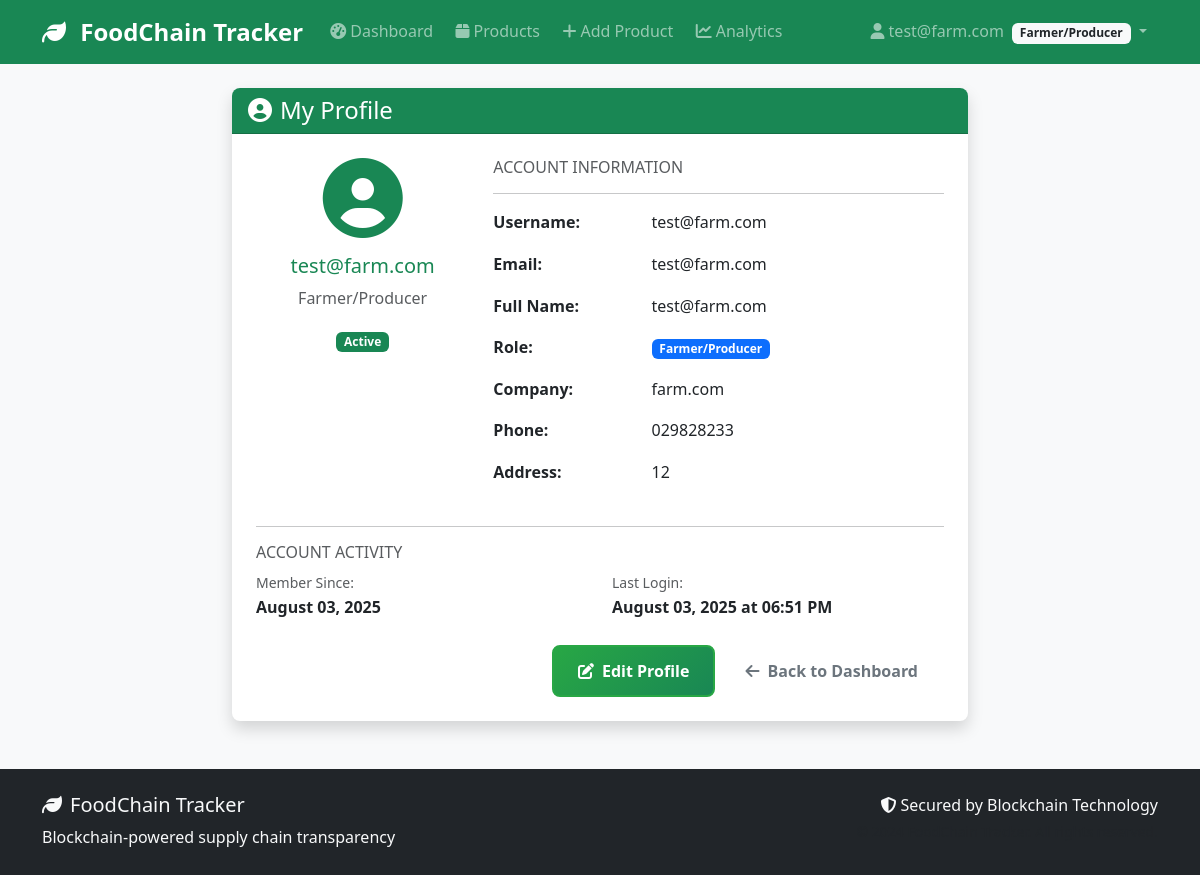
The page /auth/profile (signed in) on the database as committed earlier.
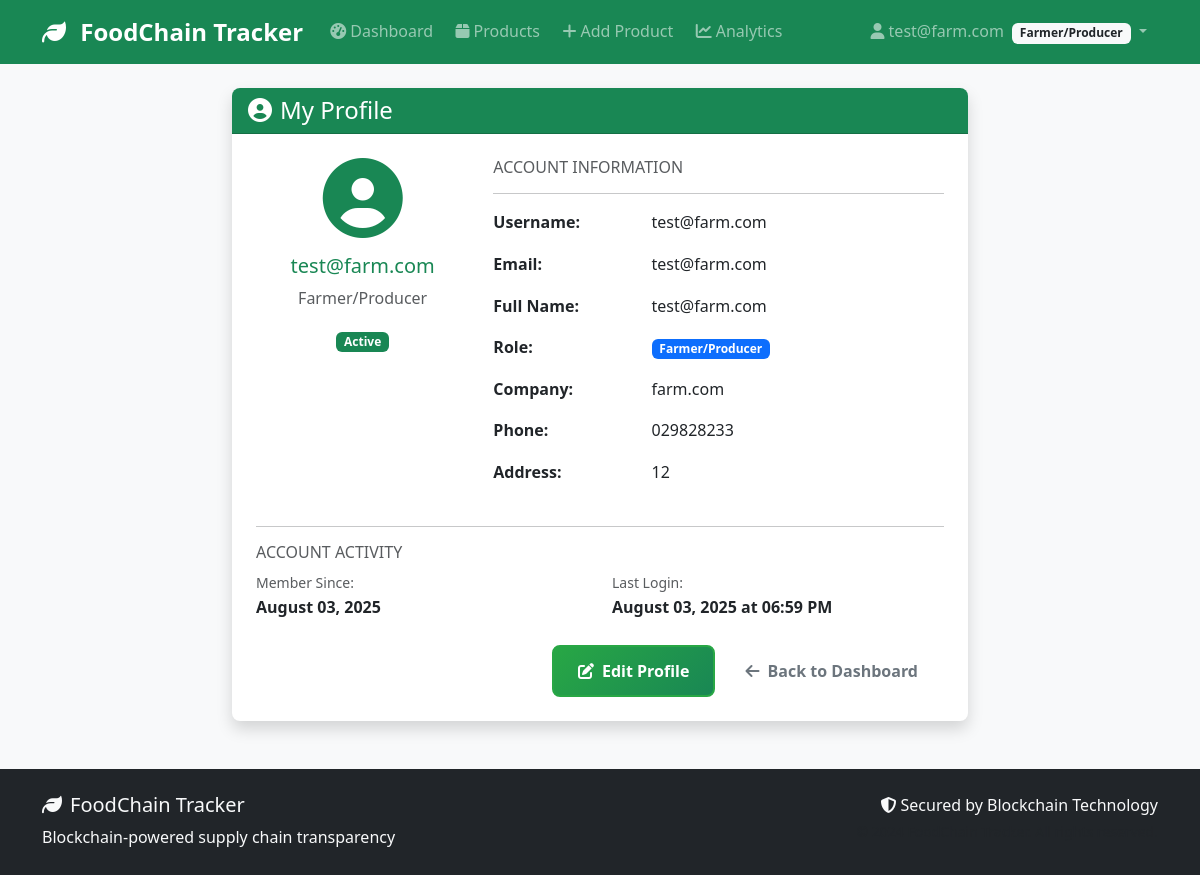
The same page on the database as committed later.
### models/user.py (models this page shows, shortened)
class User(UserMixin, db.Model):
    __tablename__ = 'users'
    id = db.Column(db.Integer, primary_key=True)
    username = db.Column(db.String(80), unique=True, nullable=False)
    email = db.Column(db.String(120), unique=True, nullable=False)
    password_hash = db.Column(db.String(200), nullable=False)
    full_name = db.Column(db.String(100), nullable=False)
    phone = db.Column(db.String(20))
    address = db.Column(db.Text)
    role = db.Column(db.String(20), nullable=False)  # 'farmer', 'distributor', 'retailer', 'inspector'
    company_name = db.Column(db.String(100))
    license_number = db.Column(db.String(50))  # Business license or certification
    is_active = db.Column(db.Boolean, default=True)
    is_verified = db.Column(db.Boolean, default=False)  # For business verification
    created_at = db.Column(db.DateTime, default=datetime.utcnow)
    last_login = db.Column(db.DateTime)
    products_created = db.relationship('Product', foreign_keys='Product.created_by',
                                     backref='creator', lazy='dynamic')
    sent_transactions = db.relationship('Transaction', foreign_keys='Transaction.from_user_id',
                                      backref='sender', lazy='dynamic')
    received_transactions = db.relationship('Transaction', foreign_keys='Transaction.to_user_id',
                                          backref='receiver', lazy='dynamic')
    def get_role_display(self):
        role_names = {
            'farmer': 'Farmer/Producer',
            'distributor': 'Distributor',
            'retailer': 'Retailer',
            'inspector': 'Inspector'
        }
        return role_names.get(self.role, self.role.title())
    def can_create_products(self):
        return self.role == 'farmer'

### routes/auth.py (the view)
@auth_bp.route('/profile')
@login_required
def profile():
    return render_template('auth/profile.html', user=current_user)

### templates/auth/profile.html (shortened to what this page needs)
{% extends "base.html" %}
{% block content %}
<div class="row justify-content-center">
    <div class="col-lg-8">
        <div class="card shadow">
            <div class="card-header bg-success text-white">
                <h4 class="mb-0">
                    <i class="fas fa-user-circle me-2"></i>My Profile
                </h4>
            </div>
            <div class="card-body p-4">
                <div class="row mb-4">
                    <div class="col-md-4 text-center">
                        <div class="profile-avatar mb-3">
                            <i class="fas fa-user-circle fa-5x text-success"></i>
                        </div>
                        <h5 class="text-success">{{ user.full_name }}</h5>
                        <p class="text-muted">{{ user.get_role_display() }}</p>
                        <span class="badge bg-{{ 'success' if user.is_active else 'danger' }} mb-2">
                            {{ 'Active' if user.is_active else 'Inactive' }}
                        </span>
                    </div>
                    <div class="col-md-8">
                        <h6 class="text-muted">ACCOUNT INFORMATION</h6>
                        <hr>
                        <div class="row mb-3">
                            <div class="col-sm-4"><strong>Username:</strong></div>
                            <div class="col-sm-8">{{ user.username }}</div>
                        </div>
                        <div class="row mb-3">
                            <div class="col-sm-4"><strong>Email:</strong></div>
                            <div class="col-sm-8">{{ user.email }}</div>
                        </div>
                        <div class="row mb-3">
                            <div class="col-sm-4"><strong>Full Name:</strong></div>
                            <div class="col-sm-8">{{ user.full_name }}</div>
                        </div>
                        <div class="row mb-3">
                            <div class="col-sm-4"><strong>Role:</strong></div>
                            <div class="col-sm-8">
                                <span class="badge bg-primary">{{ user.get_role_display() }}</span>
                            </div>
                        </div>
                        {% if user.company_name %}
                        <div class="row mb-3">
                            <div class="col-sm-4"><strong>Company:</strong></div>
                            <div class="col-sm-8">{{ user.company_name }}</div>
                        </div>
                        {% endif %}
                        {% if user.phone %}
                        <div class="row mb-3">
                            <div class="col-sm-4"><strong>Phone:</strong></div>
                            <div class="col-sm-8">{{ user.phone }}</div>
                        </div>
                        {% endif %}
                        {% if user.address %}
                        <div class="row mb-3">
                            <div class="col-sm-4"><strong>Address:</strong></div>
                            <div class="col-sm-8">{{ user.address }}</div>
                        </div>
                        {% endif %}
                    </div>
                </div>
                <hr>
                <h6 class="text-muted">ACCOUNT ACTIVITY</h6>
                <div class="row">
                    <div class="col-md-6">
                        <small class="text-muted">Member Since:</small><br>
                        <strong>{{ user.created_at.strftime('%B %d, %Y') if user.created_at else 'N/A' }}</strong>
                    </div>
                    <div class="col-md-6">
                        <small class="text-muted">Last Login:</small><br>
                        <strong>{{ user.last_login.strftime('%B %d, %Y at %I:%M %p') if user.last_login else 'Never' }}</strong>
                    </div>
                </div>
                <div class="text-end mt-4">
                    <a href="{{ url_for('auth.edit_profile') }}" class="btn btn-success">
                        <i class="fas fa-edit me-2"></i>Edit Profile
                    </a>
                    <a href="{{ url_for('dashboard.main') }}" class="btn btn-outline-secondary">
                        <i class="fas fa-arrow-left me-2"></i>Back to Dashboard
                    </a>
                </div>
            </div>
        </div>
    </div>
</div>
{% endblock %}

### templates/base.html (shortened to what this page needs)
<!DOCTYPE html>
<html lang="en">
<head>
    <link href="https://cdn.jsdelivr.net/npm/bootstrap@5.3.0/dist/css/bootstrap.min.css" rel="stylesheet">
    <link href="https://cdnjs.cloudflare.com/ajax/libs/font-awesome/6.4.0/css/all.min.css" rel="stylesheet">
    <link href="{{ url_for('static', filename='css/style.css') }}" rel="stylesheet">
</head>
<body>
    <nav class="navbar navbar-expand-lg navbar-dark bg-success">
        <div class="container">
            <a class="navbar-brand" href="{{ url_for('index') }}">
                <i class="fas fa-leaf me-2"></i>
                FoodChain Tracker
            </a>
            <div class="collapse navbar-collapse" id="navbarNav">
                <ul class="navbar-nav me-auto">
                    {% if current_user.is_authenticated %}
                        <li class="nav-item">
                            <a class="nav-link" href="{{ url_for('dashboard.main') }}">
                                <i class="fas fa-tachometer-alt me-1"></i>Dashboard
                            </a>
                        </li>
                        <li class="nav-item">
                            <a class="nav-link" href="{{ url_for('products.list_products') }}">
                                <i class="fas fa-box me-1"></i>Products
                            </a>
                        </li>
                        {% if current_user.can_create_products() %}
                        <li class="nav-item">
                            <a class="nav-link" href="{{ url_for('products.add_product') }}">
                                <i class="fas fa-plus me-1"></i>Add Product
                            </a>
                        </li>
                        {% endif %}
                        <li class="nav-item">
                            <a class="nav-link" href="{{ url_for('analytics.dashboard') }}">
                                <i class="fas fa-chart-line me-1"></i>Analytics
                            </a>
                        </li>
                    {% endif %}
                </ul>
                <ul class="navbar-nav">
                    {% if current_user.is_authenticated %}
                        <li class="nav-item dropdown">
                            <a class="nav-link dropdown-toggle" href="#" id="navbarDropdown" role="button" data-bs-toggle="dropdown">
                                <i class="fas fa-user me-1"></i>{{ current_user.full_name }}
                                <span class="badge bg-light text-dark ms-1">{{ current_user.get_role_display() }}</span>
                            </a>
                        </li>
                    {% endif %}
                </ul>
            </div>
        </div>
    </nav>
    <main class="container my-4">
        {% block content %}{% endblock %}
    </main>
    <footer class="bg-dark text-light py-4 mt-5">
        <div class="container">
            <div class="row">
                <div class="col-md-6">
                    <h5><i class="fas fa-leaf me-2"></i>FoodChain Tracker</h5>
                    <p class="mb-0">Blockchain-powered supply chain transparency</p>
                </div>
                <div class="col-md-6 text-md-end">
                    <p class="mb-0">
                        <i class="fas fa-shield-alt me-1"></i>Secured by Blockchain Technology
                    </p>
                    <small class="text-muted">© 2024 FoodChain Tracker. All rights reserved.</small>
                </div>
            </div>
        </div>
    </footer>
</body>
</html>

### static/css/style.css (style rules this page uses)
:root { --primary-green: #28a745; --secondary-green: #20c997; --success-green: #198754; --warning-orange: #fd7e14; --danger-red: #dc3545; --info-blue: #0dcaf0; --dark-blue: #0d6efd; --light-gray: #f8f9fa; --border-radius: 0.5rem; --shadow: 0 0.125rem 0.25rem rgba(0, 0, 0, 0.075); --shadow-lg: 0 1rem 3rem rgba(0, 0, 0, 0.175); }
body { font-family: 'Segoe UI', Tahoma, Geneva, Verdana, sans-serif; background-color: #f8f9fa; line-height: 1.6; }
.navbar-brand { font-weight: 700; font-size: 1.5rem; }
.navbar-nav .nav-link { font-weight: 500; border-radius: var(--border-radius); margin: 0 0.2rem; transition: all 0.3s ease; }
.card { border: none; border-radius: var(--border-radius); box-shadow: var(--shadow); transition: all 0.3s ease; }
.card-header { border-radius: var(--border-radius) var(--border-radius) 0 0 !important; font-weight: 600; }
.btn { border-radius: var(--border-radius); font-weight: 600; padding: 0.75rem 1.5rem; transition: all 0.3s ease; border: 2px solid transparent; }
.btn-success { background: linear-gradient(135deg, var(--primary-green) 0%, var(--success-green) 100%); border-color: var(--primary-green); }

Rows that differ between the two databases and show on the page:
changed User "test@farm.com": last_login "August 03, 2025 at 06:51 PM" → "August 03, 2025 at 06:59 PM"
